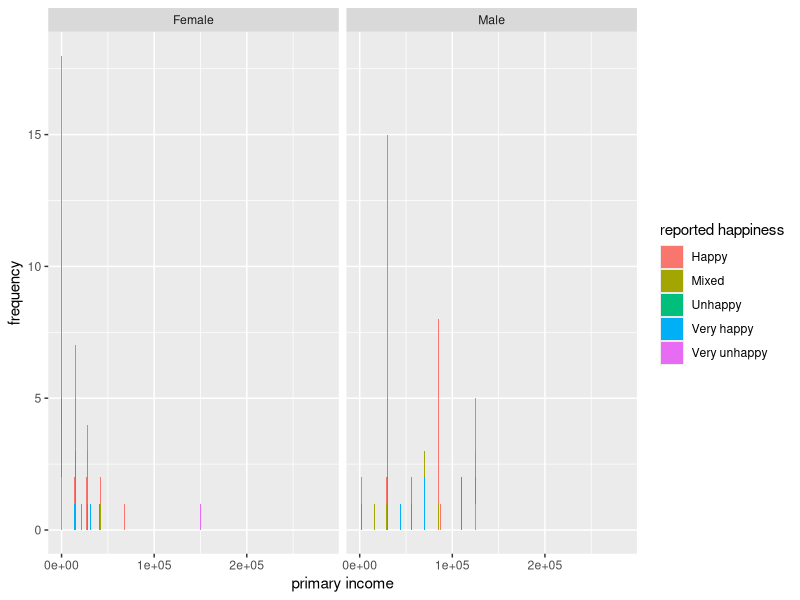

Recreate this plot in R.
## ---- chunk 1
library(foreign)
data = read.spss("data/Data540.sav", to.data.frame=TRUE)
#data

library(tidyverse)
data <- read_csv("data/happiness.csv")
#data


## ---- chunk 2
ggplot(data, aes(INC1, fill = HAPPY)) +
  geom_bar() +
  facet_grid(~GENDER1) +
  labs(x = "primary income", y = "frequency", fill = "reported happiness")


